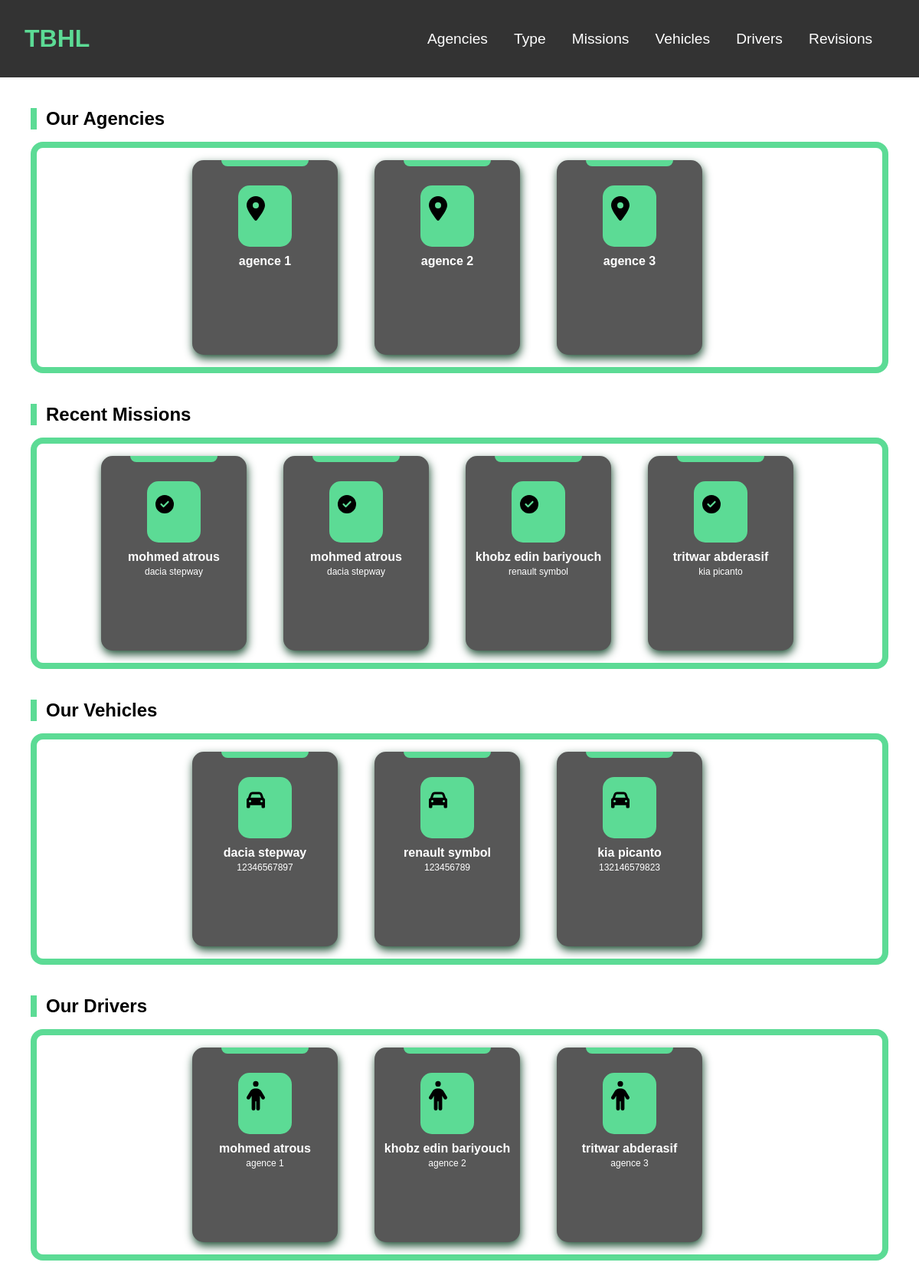
Before: / with the older database file.
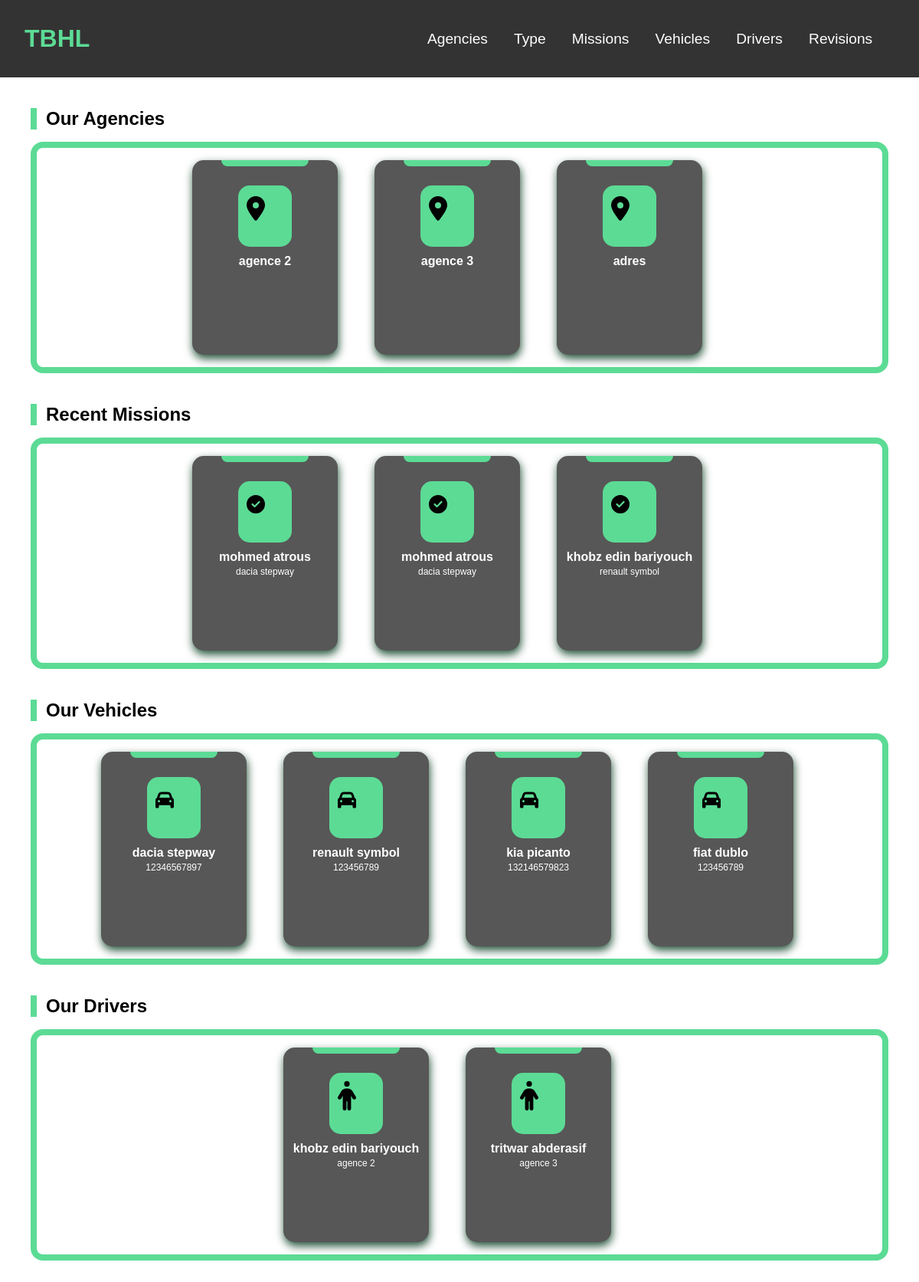
After: the same page with the newer database file.
### tables this page shows
CREATE TABLE Agence(
        AgenceID INTEGER PRIMARY KEY AUTOINCREMENT,
        Adresse TEXT NOT NULL
    );

CREATE TABLE Mission(
        MissionID INTEGER PRIMARY KEY AUTOINCREMENT,
        Date TEXT NOT NULL,
        HeureDebut TEXT NOT NULL,
        HeureFin TEXT NOT NULL,
        ChauffeurID INTEGER NOT NULL,
        VehiculeID INTEGER NOT NULL
    );

CREATE TABLE Chauffeur(
        ChauffeurID INTEGER PRIMARY KEY AUTOINCREMENT,
        Nom TEXT NOT NULL,
        Prenom TEXT NOT NULL,
        Telephone INTEGER NOT NULL,
        Email TEXT NOT NULL,
        AgenceID INTEGER NOT NULL,
        FOREIGN KEY(AgenceID) REFERENCES Agence(AgenceID)
    );

CREATE TABLE Type(
        TypeID INTEGER PRIMARY KEY AUTOINCREMENT,
        Marque TEXT NOT NULL,
        Modele TEXT NOT NULL
    );

CREATE TABLE Vehicule(
        VehiculeID INTEGER PRIMARY KEY AUTOINCREMENT,
        TypeID INTEGER NOT NULL,
        Immatriculation TEXT NOT NULL,
        DateAchat TEXT NOT NULL
    );

### main.py (the view)
@app.route("/")
def home():
    agence_list = cursor.execute('SELECT * FROM Agence LIMIT 5').fetchall()
    chauffeure_list = cursor.execute('''SELECT Chauffeur.* ,Agence.Adresse
                                     FROM Agence
                                     JOIN  Chauffeur ON Chauffeur.AgenceID = Agence.AgenceID''').fetchall()
    vehicule_list = cursor.execute('''SELECT Vehicule.* ,Type.Marque, Type.Modele
                                   FROM Vehicule
                                   JOIN Type ON Type.TypeID = Vehicule.TypeID LIMIT 5''').fetchall()
    revision_list = cursor.execute('''SELECT Revision.*, Vehicule.*, Type.*
                                   FROM Revision
                                   JOIN Vehicule ON Vehicule.VehiculeID = Revision.VehiculeID
                                   JOIN Type ON Type.TypeID = Vehicule.TypeID LIMIT 5''').fetchall()
    mission_list = cursor.execute('''SELECT Chauffeur.Nom, Chauffeur.Prenom,
                                    Vehicule.Immatriculation, Type.Marque, Type.Modele,
                                    Mission.*
                                    FROM Mission
                                    JOIN Chauffeur ON Chauffeur.ChauffeurID = Mission.ChauffeurID
                                    JOIN Vehicule ON Vehicule.VehiculeID = Mission.VehiculeID
                                    JOIN Type ON Vehicule.TypeID = Type.TypeID''').fetchall()
    return render_template("home.html",agence_list=agence_list,chauffeure_list=chauffeure_list,
                            vehicule_list=vehicule_list,revision_list=revision_list,mission_list=mission_list)

### templates/home.html (shortened to what this page needs)
<!DOCTYPE html>
<html lang="en">
<head>
    <link type="text/css" rel="stylesheet" href="{{ url_for('static', filename='stylesheet/home.css')}}">
    <link type="text/css" rel="stylesheet" href="{{ url_for('static', filename='stylesheet/appbar.css')}}">
</head>
<body>
    <header>
        <a href="/" id="logo">TBHL</a>
        <nav>
            <ul>
                <li><a href="/agence">Agencies</a></li>
                <li><a href="/type">Type</a></li>
                <li><a href="/mission">Missions</a></li>
                <li><a href="/vehicule">Vehicles</a></li>
                <li><a href="/chauffeur">Drivers</a></li>
                <li><a href="/revision">Revisions</a></li>
            </ul>
        </nav>
    </header>
    <section id="agencies">
        <h2>Our Agencies</h2>
        <div class="card-container">
            {% for element in agence_list %}
            <div class="card">
                <div class="card-border-top">
                </div>
                <div class="img">
                    <svg xmlns="http://www.w3.org/2000/svg" height="16" width="12" viewBox="0 0 384 512">
                        <path d="M215.7 499.2C267 435 384 279.4 384 192C384 86 298 0 192 0S0 86 0 192c0 87.4 117 243 168.3 307.2c12.3 15.3 35.1 15.3 47.4 0zM192 128a64 64 0 1 1 0 128 64 64 0 1 1 0-128z"/>
                    </svg>
                </div>
                <span>{{element[1]}}</span>
            </div>
            {% endfor %}
        </div>
    </section>
    <section id="missions">
        <h2>Recent Missions</h2>
        <div class="card-container">
            {% for element in mission_list %}
            <div class="card">
                <div class="card-border-top">
                </div>
                <div class="img">
                    <svg xmlns="http://www.w3.org/2000/svg" height="16" width="16" viewBox="0 0 512 512">
                        <path d="M256 512A256 256 0 1 0 256 0a256 256 0 1 0 0 512zM369 209L241 337c-9.4 9.4-24.6 9.4-33.9 0l-64-64c-9.4-9.4-9.4-24.6 0-33.9s24.6-9.4 33.9 0l47 47L335 175c9.4-9.4 24.6-9.4 33.9 0s9.4 24.6 0 33.9z"/>
                    </svg>
                </div>
                <span>{{element[0]}} {{element[1]}}</span>
                <p class="job"> {{element[3]}} {{element[4]}}</p>
            </div>
            {% endfor %}
        </div>
    </section>
    <section id="vehicles">
        <h2>Our Vehicles</h2>
        <div class="card-container">
            {% for element in vehicule_list %}
            <div class="card">
                <div class="card-border-top">
                </div>
                <div class="img">
                </div>
                <span>{{element[4]}} {{element[5]}}</span>
                <p class="job">{{element[2]}}</p>
            </div>
            {% endfor %}
        </div>
    </section>
    <section id="drivers">
        <h2>Our Drivers</h2>
        <div class="card-container">
            {% for element in chauffeure_list %}
            <div class="card">
                <div class="card-border-top">
                </div>
                <div class="img">
                </div>
                <span>{{element[1]}} {{element[2]}}</span>
                <p class="job"> {{element[6]}}</p>
            </div>
            {% endfor %}
        </div>
    </section>
</body>
</html>

Changed rows visible on the page:
removed Agence: Adresse "agence 1"
removed Mission: Nom "tritwar", Prenom "abderasif", Marque "kia", Modele "picanto"
no longer on this page (row unchanged): Chauffeur: Nom "mohmed", Prenom "atrous", Adresse "agence 1"
added Agence: Adresse "adres"
added Vehicule: Marque "fiat", Modele "dublo", Immatriculation "123456789"
